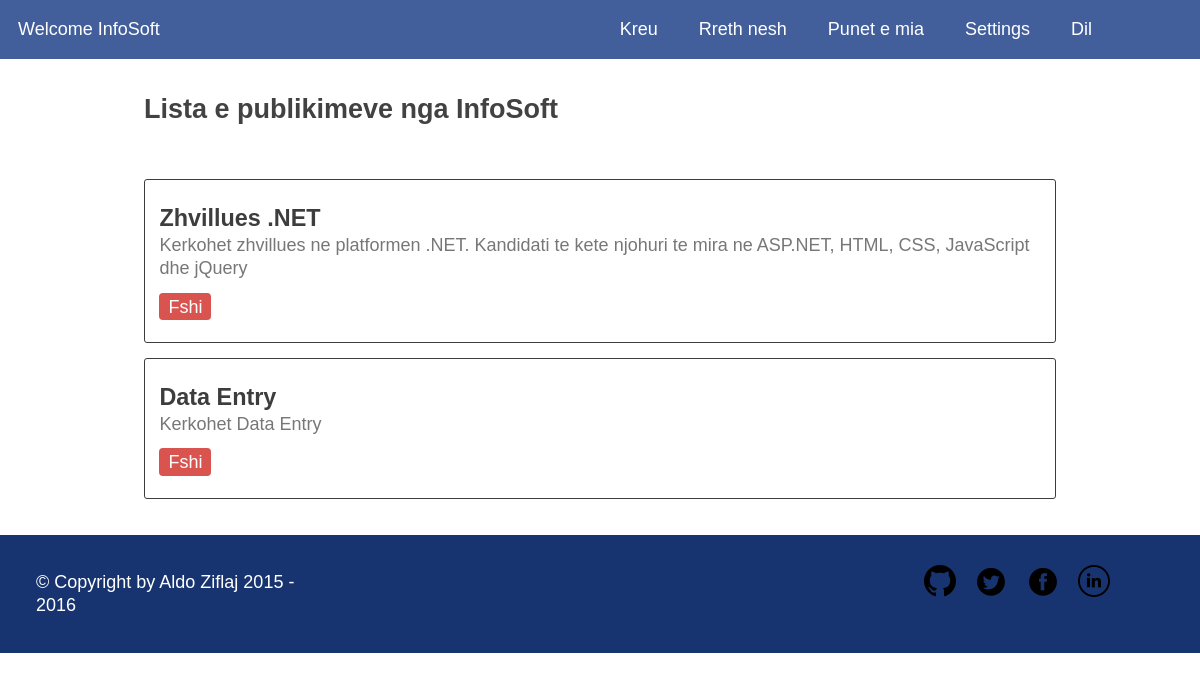
The app's page /interests.php (signed in), older data.
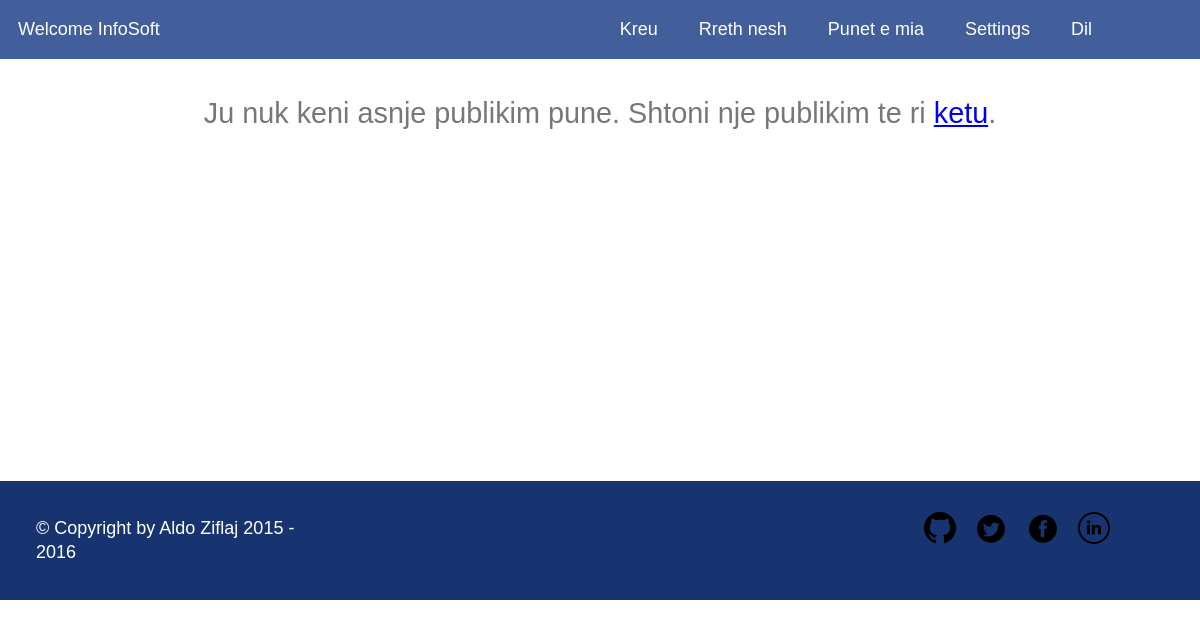
The same page, newer data.
### tables this page shows
CREATE TABLE IF NOT EXISTS `job_entries` (
  `id` INT(11) NOT NULL,
  `company_id` INT(11) NOT NULL,
  `title` VARCHAR(45) NOT NULL,
  `description` MEDIUMTEXT NOT NULL,
  `created_at` TIMESTAMP NOT NULL DEFAULT CURRENT_TIMESTAMP,
  PRIMARY KEY (`id`),
  INDEX `company_id_idx` (`company_id` ASC),
  CONSTRAINT `company_id`
    FOREIGN KEY (`company_id`)
    REFERENCES `companies` (`id`)
    ON DELETE CASCADE
    ON UPDATE CASCADE);

### public/views/company/interests.php (the view, shortened to what this page needs)
<?php
$db = require_once(__DIR__ . '/../../config/db.php');
$connection = mysqli_connect($db['host'], $db['username'], $db['password'], $db['database']);
$company_id = $_SESSION['local_id'];
$jobs_sql = "select id, title, description ";
$jobs_sql .= "from job_entries ";
$jobs_sql .= "where company_id = $company_id ";
$jobs_sql .= "order by created_at desc";
$result = mysqli_query($connection, $jobs_sql);
?>
<div class="content jobs-list">
  <?php if(!mysqli_num_rows($result)): ?>
    <div class="jobs-list__empty">
      Ju nuk keni asnje publikim pune. Shtoni nje publikim te ri <a href="/">ketu</a>.
    </div>
  <?php else: ?>
    <h2>Lista e publikimeve nga <?= $_SESSION['user_handle'] ?></h2>
    <?php while($row = mysqli_fetch_assoc($result)): ?>
      <div class="job">
        <div class="job-title">
          <?= $row['title'] ?>
        </div>
        <div class="job-description">
          <?= $row['description'] ?>
        </div>
        <div class="job-controls">
          <a href="/company/delete_job.php?id=<?= $row['id'] ?>" class="btn btn-danger">Fshi</a>
        </div>
      </div>
    <?php endwhile; ?>
  <?php endif; ?>
</div>

Row changes from the older to the newer data that the page shows:
removed job_entries: title "Zhvillues .NET", description "Kerkohet zhvillues ne platformen .NET. Kandidati te kete njohuri te mira ne ASP.NET, HTML, CSS, JavaScript dhe jQuery"
removed job_entries: title "Data Entry", description "Kerkohet Data Entry"
Text that changed along with them:
$_SESSION['user_handle']: "InfoSoft" → (not shown)
text no longer shown: "Lista e publikimeve nga"
text now shown: "Ju nuk keni asnje publikim pune. Shtoni nje publikim te ri ketu ."
